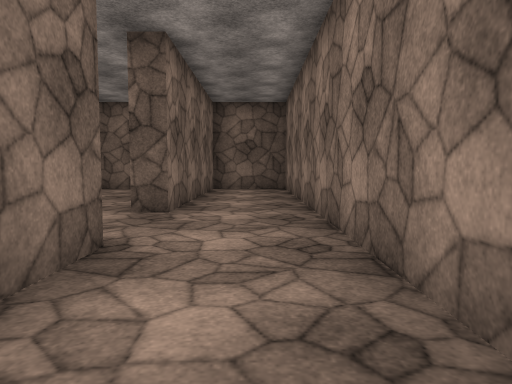
[1] (above)

21 first-person views from a walk through a scene from a Unity 3-D project. The camera is 1.2 m above the floor, tilts 4° down and sees 70° across. The floor is counted in squares, 2 m on a side. Each view is taken from the middle of a square. On the plan, view 1 faces up. The plan holds only what a view shows up to about 10 squares ahead; the rest is blank. The player is left out. Some animated figures are not drawn. Surface patterns are stand-ins for the level's own textures.

[2]
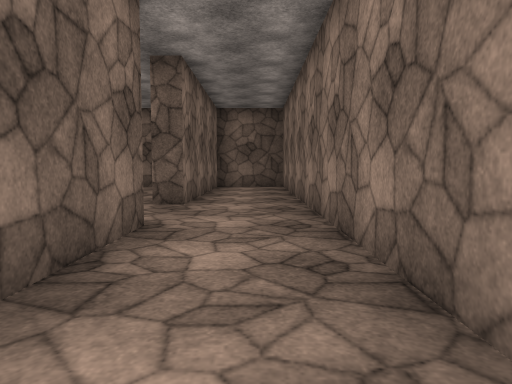

[3]
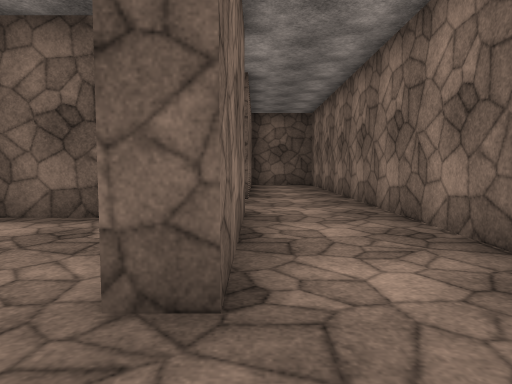

[4]
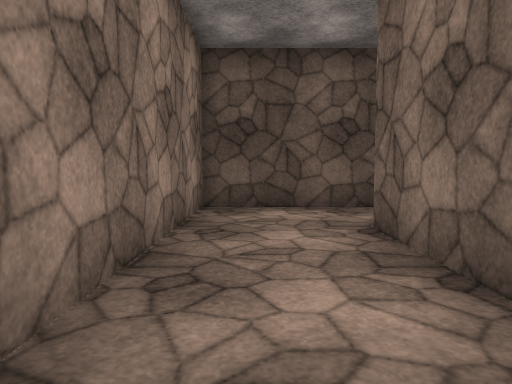

[5]
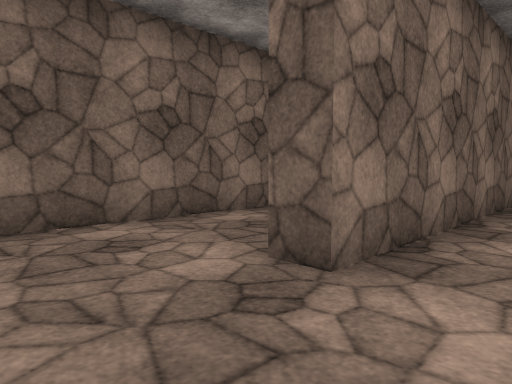

[6]
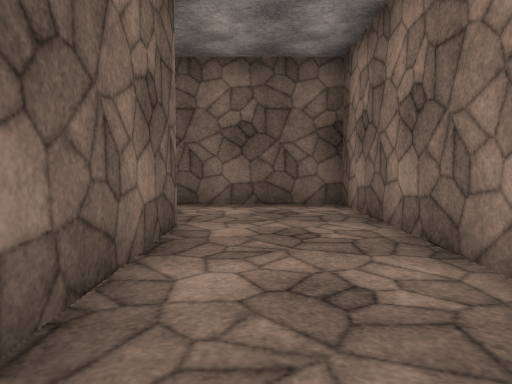

[7]
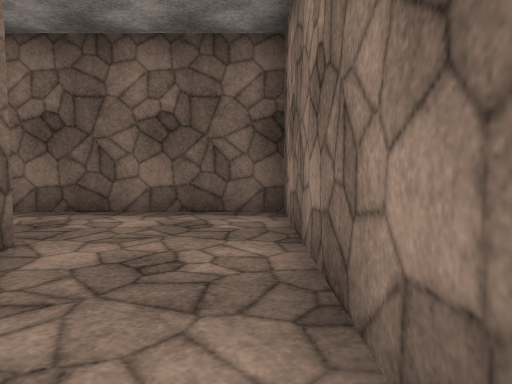

[8]
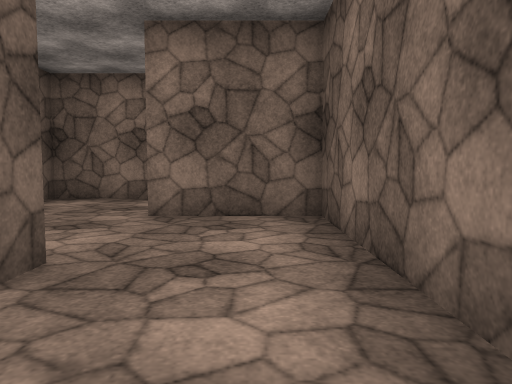

[9]
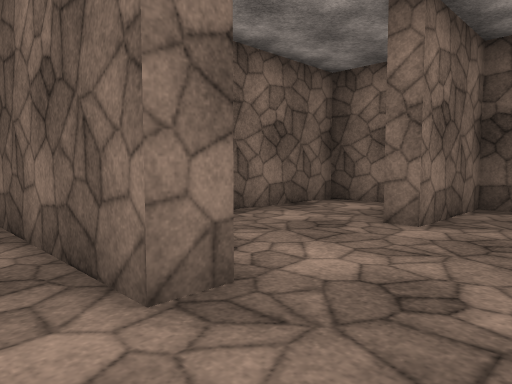

[10]
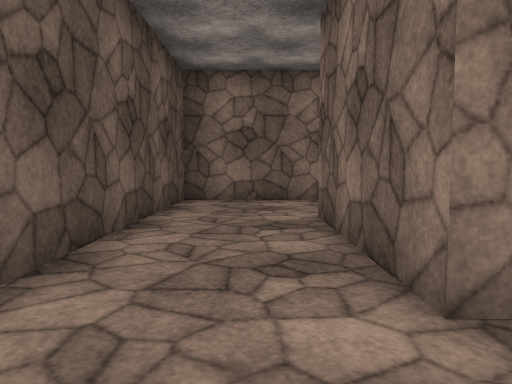

[11]
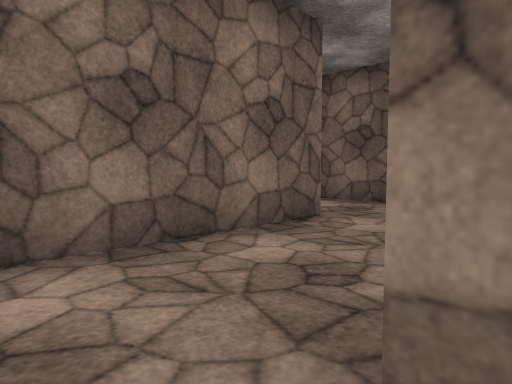

[12]
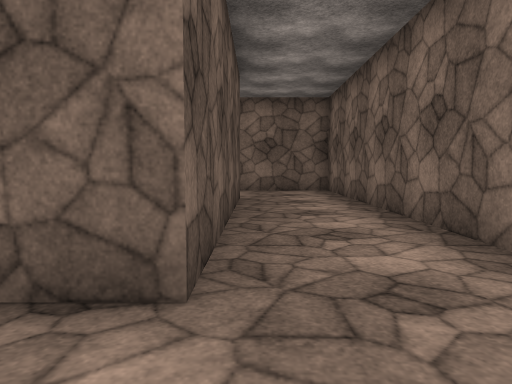

[13]
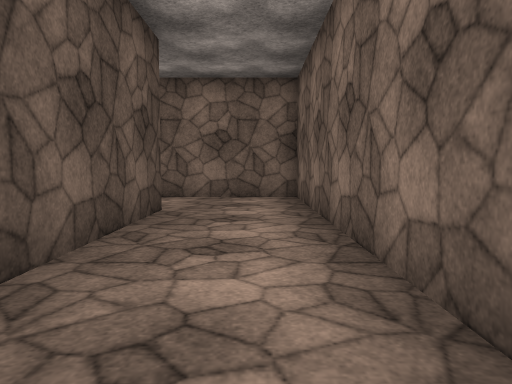

[14]
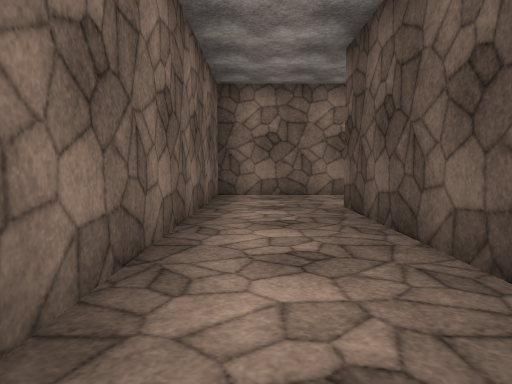

[15]
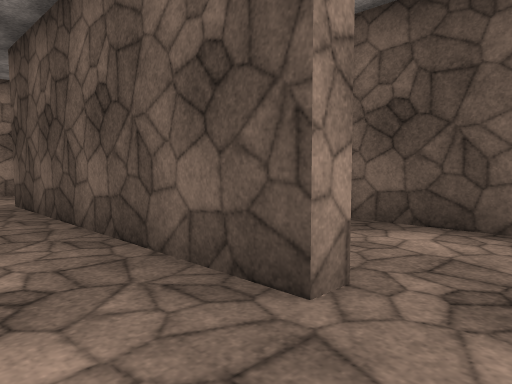

[16]
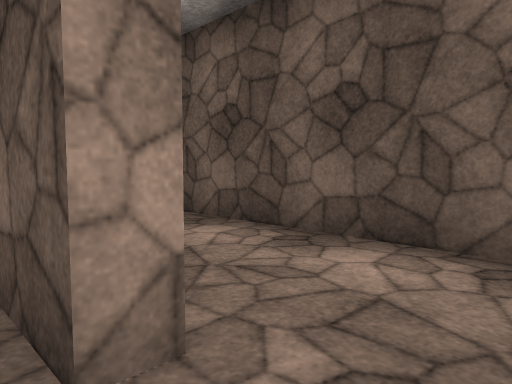

[17]
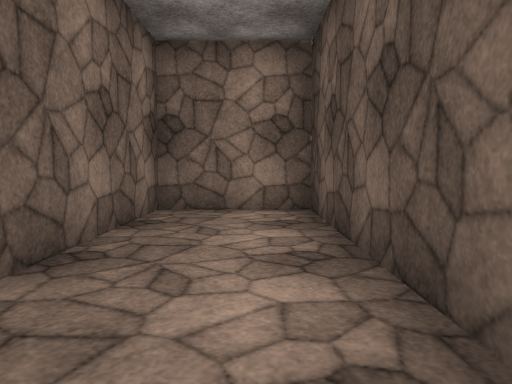

[18]
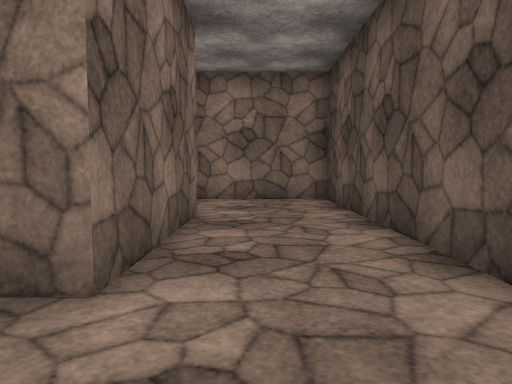

[19]
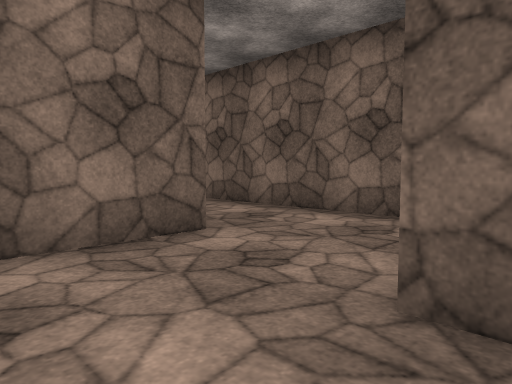

[20]
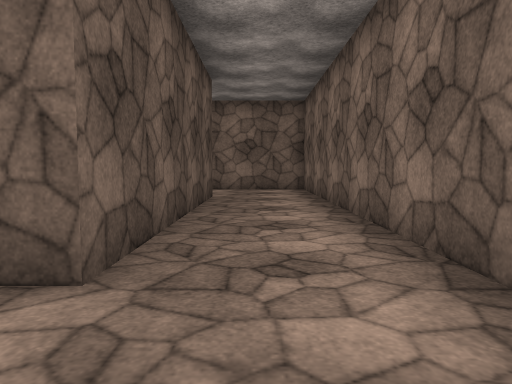

[21]
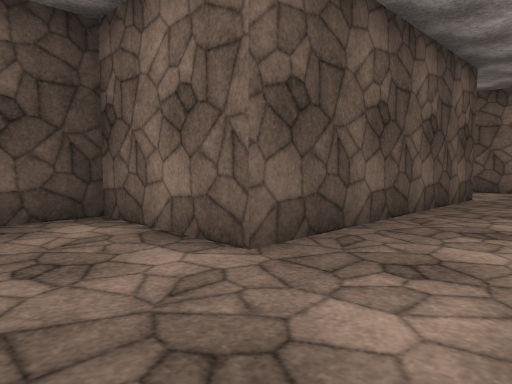

### Floor plan
Ten units are one square. View 1 is at (0, 0); x grows to the right and y downward. Boxes are objects, and circles mark ways between rooms. Rooms are numbered by the first view taken in them; rooms with no view inside come last. Other rooms are left out.
<svg viewBox="-196 -103 209 132">
<path fill="none" stroke="#000" d="M-11 -28 -11 5 -18 5M-16 24 8 24 8 -98 -11 -98 -11 -47 -18 -47M-42 -77 -38 -77 -38 -36M-16 -55 -16 -98 -45 -98M-94 -71 -94 -98 -191 -98 -191 -71M-64 -47 -94 -47 -94 -52M-170 -72 -170 -77 -116 -77 -116 -27 -42 -27 -42 -51M-176 -52 -119 -52 -119 -74 -151 -74M-94 -1 -38 -1M-28 -23 -116 -23 -116 5M-64 -52 -64 -47M-45 -98 -64 -98 -64 -77 -69 -77M-78 -98 -88 -98 -88 -52M-38 -1 -38 24 -16 24"/>
<circle cx="-10" cy="-40" r="3" fill="#2a7"/>
<circle cx="-10" cy="15" r="3" fill="#2a7"/>
<circle cx="-40" cy="-85" r="3" fill="#2a7"/>
<circle cx="-180" cy="-80" r="3" fill="#2a7"/>
<circle cx="-55" cy="-50" r="3" fill="#2a7"/>
<circle cx="-25" cy="0" r="3" fill="#2a7"/>
<text x="0" y="-30">1</text>
<text x="-30" y="-70">2</text>
<text x="-110" y="-70">3</text>
<text x="-160" y="-70">4</text>
<text x="-70" y="-10">5</text>
<text x="-60" y="-70">6</text>
<text x="-30" y="10">7</text>
</svg>
Room 1 opens to room 2. Room 1 opens to room 7. Room 2 opens to room 6. Room 3 opens to room 4. Room 3 opens to room 6. Room 5 opens to room 7.

Where each view was taken, in squares from view 1:
view 1: 0 up, 0 right, facing up
view 2: 1 down, 0 right, facing up
view 3: 2 down, 1 left, facing up
view 4: 3 up, 0 right, facing down
view 5: 3 up, 0 right, facing up-left
view 6: 4 up, 3 left, facing up
view 7: 5 up, 2 left, facing up
view 8: 9 up, 2 left, facing left
view 9: 4 up, 5 left, facing up-left
view 10: 4 up, 5 left, facing left
view 11: 4 up, 9 left, facing up-left
view 12: 8 up, 10 left, facing left
view 13: 9 up, 12 left, facing left
view 14: 9 up, 17 left, facing right
view 15: 9 up, 18 left, facing down-right
view 16: 8 up, 18 left, facing down-right
view 17: 6 up, 17 left, facing right
view 18: 4 up, 11 left, facing right
view 19: 2 down, 1 left, facing up-left
view 20: 1 up, 2 left, facing left
view 21: 2 up, 2 left, facing down-left
